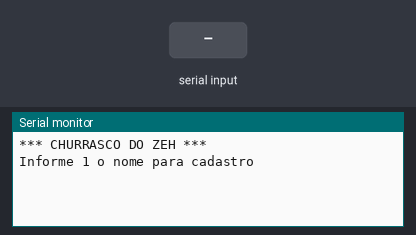
This sketch was run on a simulated Arduino Uno, built with avr-gcc and run on an emulated ATmega328P. Parts: the last lines printed to the serial monitor. Inputs (shaded band) come from the test bench.

Above: at 2.9 s.
3.0 s: "90,45\n" received over Serial
At 5.2 s:
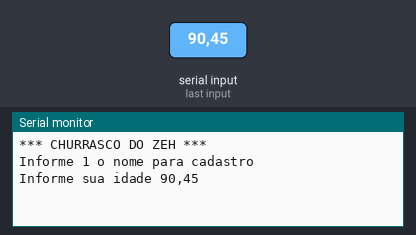
5.5 s: "30,150\n" received over Serial
At 6.3 s:
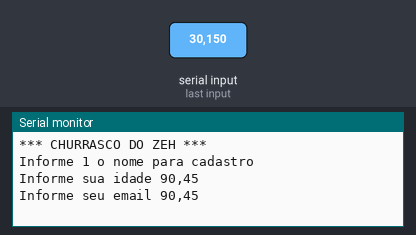
7.0 s: "5\n" received over Serial
At 9.2 s:
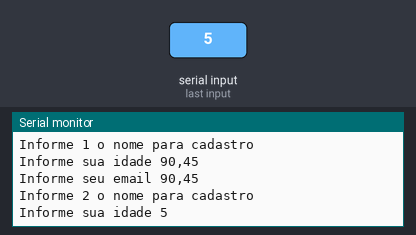
9.5 s: "90\n" received over Serial
At 10.3 s:
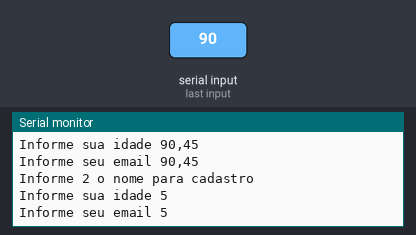

The sketch:

cadastro_de_convidados_vetores1.ino
```cpp
// C++ code
//Variaveis Globais
/*
Criar cada vetor tamanho 4,
fazendo perto do mesmo cadastro

*/
String convidados[4];//criar um vetor tamanho 4
int idadeConvidados[4]; //Camel Case
String emailConvidados[4];

//Funções
void desenhaCabecalho()
{
  Serial.println("*** CHURRASCO DO ZEH ***");
  Serial.println();
  Serial.println();
  delay(2000);
}

void setup()
{
  Serial.begin(9600);
}

void loop()
{
  //fazer um cabeçalho para o programa
  desenhaCabecalho();//chama a funções pra desenhar o cabeçalho

  for(int i = 0; i < 4; i++)
  {
  Serial.println("Informe " +String(i + 1)+ " o nome para cadastro");
  while(!Serial.available());
  convidados[i] = Serial.readString();

  Serial.println("Informe sua idade " + convidados[i]);
  while(!Serial.available());
  idadeConvidados[i] = Serial.parseInt();

  Serial.println("Informe seu email " + convidados[i]);
  while(!Serial.available());
  emailConvidados[i] = Serial.readString();
  }

  //Exibir a lista de convidados
  //obs: so vai na festa quem for maior de idade >= 18

  //criar um for ???
  //exbir com o print cada um dos arrays
  //pular uma linha
  for(int i = 0; i < 4; i++)
  {
  Serial.println("-------- " );
 Serial.println();
 Serial.println("Nome: " + convidados[i]);
 Serial.println("Idade: " + String(idadeConvidados[i]));
 Serial.println("Email: " + convidados[i]);
 Serial.println("Permissao para a festa: " + String(idadeConvidados[i] >= 18 ? "OK" : "Menor de idade"));

 Serial.println("-------- " );
 Serial.println();
 }//fim do if

//fim do for


  delay(2000);
}
```

Measured:
- after the input at 3.0 s, the serial monitor: prints a new line after 1.0 s (image 1)
- after the input at 5.5 s, the serial monitor: prints a new line at once (image 2)
- after the input at 7.0 s, the serial monitor: prints a new line after 1.0 s (image 3)
- after the input at 9.5 s, the serial monitor: prints a new line at once (image 4)
